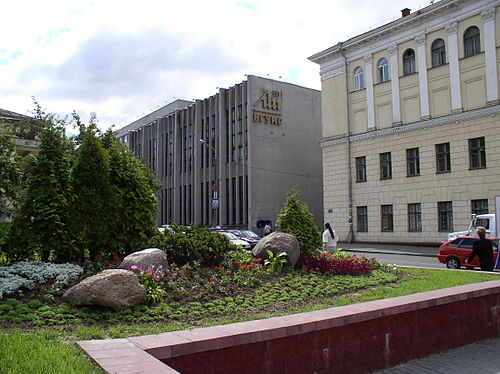
#> input picture Demo-4/data/files/Junior.Crypt.2025 CTF/OSINT/history of the university/BSUIR.jpg, 500 x 374 px
$ python encrypt.py
#> lines starting #> are read from the running program, lines starting #| are printed output that depends on the picture
from PIL import Image

# Пути к входным и выходному файлам
image1_path = "BSUIR.jpg"
image2_path = "key2.jpg"
output_path = "cont.jpg" # Промежуточный результат XOR
final_output_path = "BSUIR_cont.jpg" # Окончательный, неинвертированный результат

# Загрузка и приведение к RGB
img1 = Image.open(image1_path).convert("RGB")
#> img1 is the input picture: PIL image 500x374 RGB; mean R, G, B 122.1, 120.9, 114.6
img2 = Image.open(image2_path).convert("RGB")
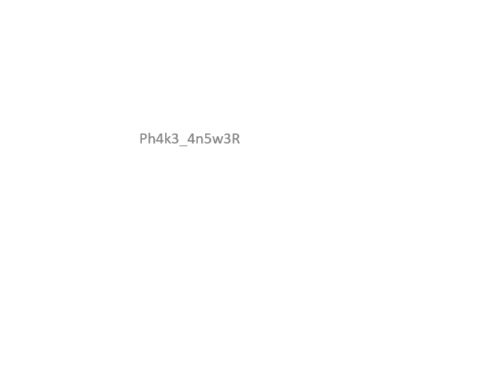
#> input picture Demo-4/data/files/Junior.Crypt.2025 CTF/OSINT/history of the university/key2.jpg, 500 x 374 px
#> img2 is the input picture: PIL image 500x374 RGB; min 130, max 255, mean 254.8

# Убедимся, что размеры совпадают
if img1.size != img2.size:
    raise ValueError("Размеры изображений не совпадают!")

# Получаем пиксели
pixels1 = img1.load()
pixels2 = img2.load()

# Создаем новое изображение для XOR
result_img_xor = Image.new("RGB", img1.size)
#> result_img_xor: PIL image 500x374 RGB; every value is 0
result_pixels_xor = result_img_xor.load()

# XOR по каждому цветовому каналу
for y in range(img1.height):
    for x in range(img1.width):
        r1, g1, b1 = pixels1[x, y]
        r2, g2, b2 = pixels2[x, y]
        result_pixels_xor[x, y] = (
            r1 ^ r2,
            g1 ^ g2,
            b1 ^ b2
        )

# Сохраняем промежуточный результат (опционально, для отладки)
result_img_xor.save(output_path)
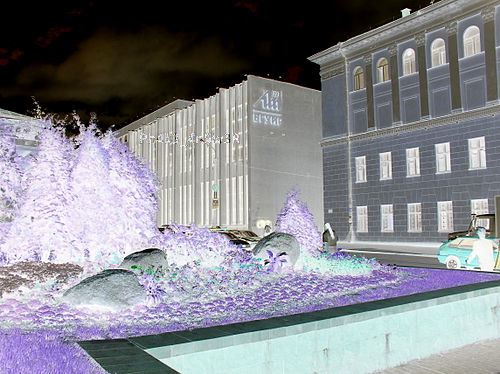
#> saved as cont.jpg: PIL image 500x374 RGB; mean R, G, B 132.9, 134.2, 140.5
print("XOR изображений завершён. Сохранено в", output_path)


# --- Этап 2: Инвертируем, если результат XOR инвертирован ---
# Открываем только что созданное XOR-изображение (cont.bmp)
img_to_fix = Image.open(output_path).convert("RGB")
pixels_to_fix = img_to_fix.load()

final_result_img = Image.new("RGB", img_to_fix.size)
final_result_pixels = final_result_img.load()

for y in range(img_to_fix.height):
    for x in range(img_to_fix.width):
        r, g, b = pixels_to_fix[x, y]
        # Инвертируем каждый канал: 255 - значение
        final_result_pixels[x, y] = (
            255 - r,
            255 - g,
            255 - b
        )

final_result_img.save(final_output_path)
print("Изображение инвертировано обратно до нормальных цветов и сохранено в", final_output_path)
